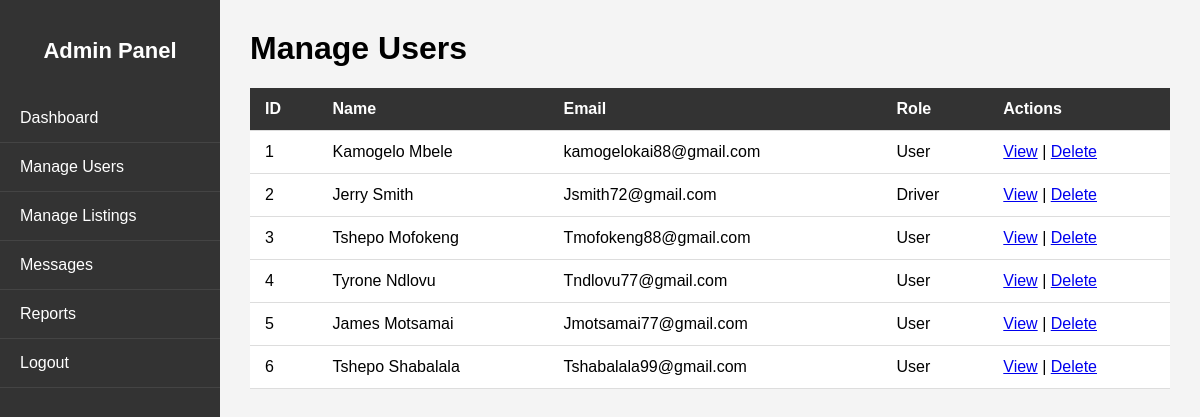
The page /dashboards/admin/manage_users.php on the database its author committed.
### tables this page shows
CREATE TABLE `users` (
  `id` int(11) NOT NULL,
  `role` varchar(255) NOT NULL,
  `name` varchar(255) NOT NULL,
  `surname` varchar(255) NOT NULL,
  `email` varchar(255) NOT NULL,
  `password` varchar(255) NOT NULL,
  `created_at` timestamp NOT NULL DEFAULT current_timestamp(),
  `address` varchar(255) DEFAULT NULL,
  `profile_image` varchar(255) DEFAULT 'default.png'
);

### dashboards/admin/manage_users.php (the view, shortened to what this page needs)
<?php
require_once '../../includes/db.php';
$users = $conn->query("SELECT * FROM users");
?>
<!DOCTYPE html>
<html>
<head>
</head>
<body>
  <div class="sidebar">
    <h2>Admin Panel</h2>
    <a href="admin_dashboard.php">Dashboard</a>
    <a href="manage_users.php">Manage Users</a>
    <a href="manage_listings.php">Manage Listings</a>
    <a href="messages.php">Messages</a>
    <a href="admin_reports.php">Reports</a>
    <a href="../../logout.php">Logout</a>
  </div>
  <div class="main">
    <h1>Manage Users</h1>
    <table>
      <tr>
        <th>ID</th><th>Name</th><th>Email</th><th>Role</th><th>Actions</th>
      </tr>
      <?php while ($user = $users->fetch_assoc()): ?>
        <tr>
          <td><?= $user['id'] ?></td>
          <td><?= $user['name'] . ' ' . $user['surname'] ?></td>
          <td><?= $user['email'] ?></td>
          <td><?= ucfirst($user['role']) ?></td>
          <td>
            <a href="view_user.php?id=<?= $user['id'] ?>">View</a> |
            <a href="delete_user.php?id=<?= $user['id'] ?>" onclick="return confirm('Delete user?')">Delete</a>
          </td>
        </tr>
      <?php endwhile; ?>
    </table>
  </div>
</body>
</html>

### dashboards/admin/manage_users.php (style rules this page uses)
body { margin: 0; font-family: Arial, sans-serif; display: flex; background: #f4f4f4; }
.sidebar { width: 220px; background: #333; color: #fff; height: 100vh; position: fixed; padding-top: 20px; }
.sidebar h2 { text-align: center; margin-bottom: 30px; font-size: 22px; color: #fff; }
.sidebar a { display: block; padding: 15px 20px; color: #fff; text-decoration: none; border-bottom: 1px solid #444; }
.main { margin-left: 220px; padding: 30px; width: 100%; }
table { width: 100%; border-collapse: collapse; background: #fff; }
th, td { padding: 12px 15px; border-bottom: 1px solid #ddd; text-align: left; }
th { background: #333; color: white; }
h1 { margin-top: 0; }

### rows shown on the page
users: id "1", name "Kamogelo", surname "Mbele", email "kamogelokai88@gmail.com", role "User"
users: id "2", name "Jerry", surname "Smith", email "Jsmith72@gmail.com", role "Driver"
users: id "3", name "Tshepo", surname "Mofokeng", email "Tmofokeng88@gmail.com", role "User"
users: id "4", name "Tyrone", surname "Ndlovu", email "Tndlovu77@gmail.com", role "User"
users: id "5", name "James", surname "Motsamai", email "Jmotsamai77@gmail.com", role "User"
users: id "6", name "Tshepo", surname "Shabalala", email "Tshabalala99@gmail.com", role "User"
